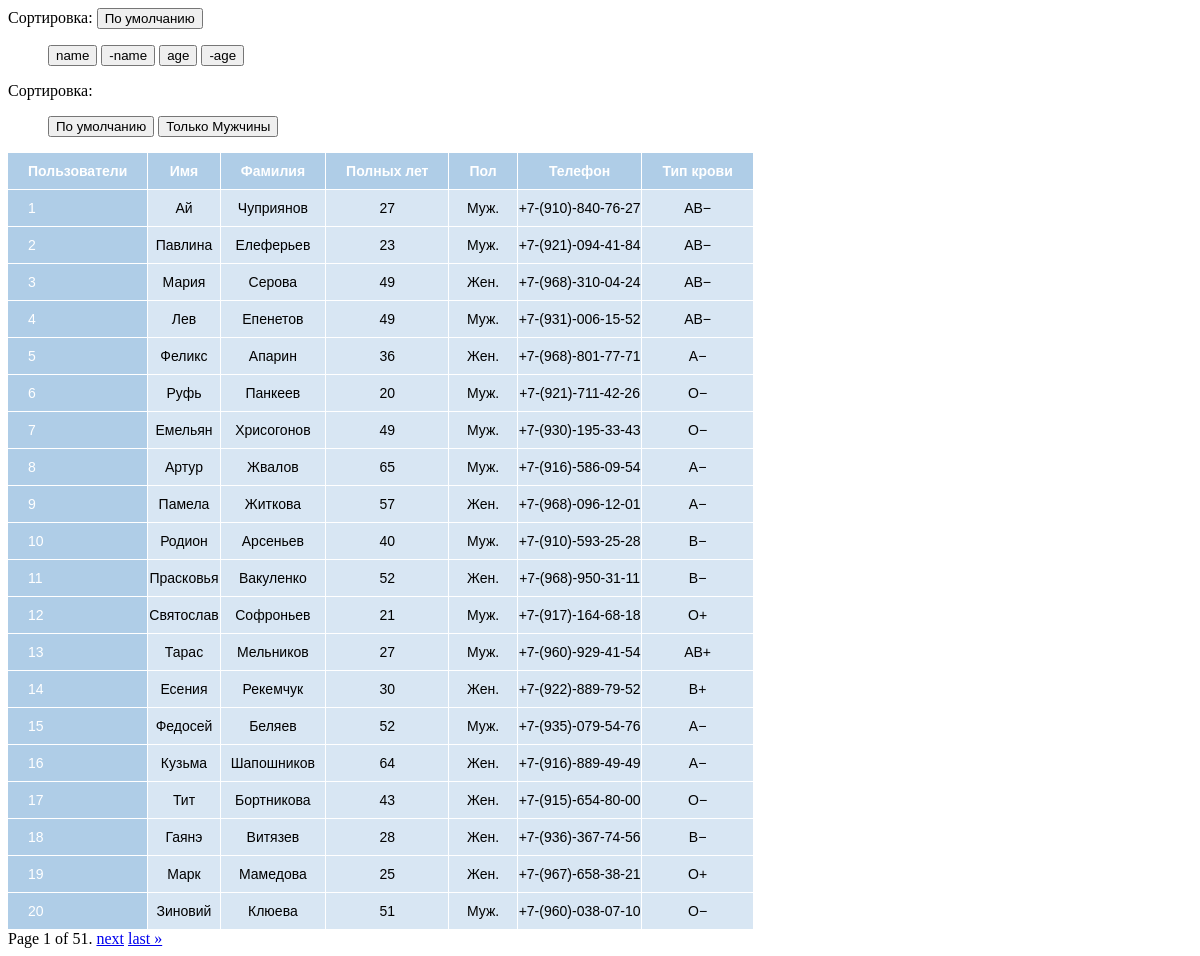
The page / on the database its author committed.
### newapp/models.py (models this page shows, shortened)
class UserModel(models.Model):
    _GENDER = [
        ('Man', "Man"),
        ('Woman', "Woman")
    ]
    name = models.CharField(max_length=255, null=False, blank=False)
    surname = models.CharField(max_length=255, null=False, blank=False)
    age = models.IntegerField(blank=False, null=False, validators=[MinValueValidator(18)])
    gender = models.CharField(max_length=5, choices=_GENDER, default="Man")
    phone_number = models.CharField(max_length=11, blank=True)
    blood_type = models.CharField(max_length=5, blank=True)

### newapp/views.py (the view, shortened to what this page needs)
# urls.py: path('', views.TableView.as_view(), name='table-views-page'),
class TableView(ListView):
    model = UserModel
    template_name = 'newapp/index.html'
    context_object_name = 'users'
    paginate_by = 20
    def get_queryset(self):
        if self.request.GET.get('filter_by'):
            filtering = self.request.GET.get('filter_by')
            queryset = UserModel.objects.filter(gender=filtering)
        else:
            queryset = UserModel.objects.all()
        return queryset

### templates/newapp/index.html (shortened to what this page needs)
{% extends 'base.html' %}
{% block content %}
{% if users %}
<form action="#" method="get" id="sortProduct">
  <div class="box sort pull-right">
    <span>Сортировка:</span>
    <button value="Сортировка" class="dropdown-toggle" type="submit" data-toggle="dropdown" id="menu2">
     <span class="dropdown-label">По умолчанию</span>
    </button>
   <ul class="dropdown-menu" role="menu" aria-labelledby="menu2">
      <input type="submit" name="orderby" value="name" title="А-Я">
      <input type="submit" name="orderby" value="-name" title="Я-А">
      <input type="submit" name="orderby" value="age" title="По возрасту (по возрастанию)">
      <input type="submit" name="orderby" value="-age" title="По возрасту (по убыванию)">
   </ul>
  </div>
</form>
<form action="#" method="get" id="filterProduct">
  <div class="box sort pull-right">
    <span>Сортировка:</span>
   <ul class="dropdown-menu" role="menu" aria-labelledby="menu3">
       <button type="submit" name="filter_by"  title="Все"> По умолчанию </button>
       <button type="submit" name="filter_by" value="Муж." title="Только мужчины"> Только Мужчины </button>
   </ul>
  </div>
</form>
<table>
<tr>
  <th>Пользователи</th>
  <th>Имя</th>
  <th>Фамилия</th>
  <th>Полных лет</th>
  <th>Пол</th>
  <th>Телефон</th>
  <th>Тип крови</th>
  </tr>
    {% for user in users %}
 <tr>
  <td>{{user.id}}</td>
  <td>{{user.name}}</td>
  <td>{{user.surname}}</td>
  <td>{{user.age}}</td>
  <td>{{user.gender}}</td>
  <td>{{user.phone_number}}</td>
  <td>{{user.blood_type}}</td>
 </tr>
    {% endfor %}
</table>
{% if is_paginated %}
        <div class="pagination">
    <span class="step-links">
        <span class="current">
            Page {{ page_obj.number }} of {{ page_obj.paginator.num_pages }}.
        </span>
        {% if page_obj.has_next %}
            <a href="?page={{ page_obj.next_page_number }}">next</a>
            <a href="?page={{ page_obj.paginator.num_pages }}">last &raquo;</a>
        {% endif %}
    </span>
</div>
    {% endif %}
{% else %}
    <p>No users found!!! :(</p>
{% endif %}
{% endblock %}

### templates/base.html (shortened to what this page needs)
{% load static %}
<!DOCTYPE html>
<html lang="en">
<head>
    <link href="{% static 'newapp/css/styles.css' %}" rel="stylesheet"/>
</head>
<body>
{% block content %}{% endblock %}
</body>
</html>

### static/newapp/css/styles.css (style rules this page uses)
table { font-family: "Lucida Sans Unicode", "Lucida Grande", Sans-Serif; font-size: 14px; border-collapse: collapse; text-align: center; }
th, td:first-child { background: #AFCDE7; color: white; padding: 10px 20px; }
th, td { border-style: solid; border-width: 0 1px 1px 0; border-color: white; }
td { background: #D8E6F3; }
th:first-child, td:first-child { text-align: left; }
.dropdown-menu { display: flex margin-right: 10px }

### rows shown on the page
UserModel: id "1", name "Ай", surname "Чуприянов", age "27", gender "Муж.", phone_number "+7-(910)-840-76-27", blood_type "AB−"
UserModel: id "2", name "Павлина", surname "Елеферьев", age "23", gender "Муж.", phone_number "+7-(921)-094-41-84", blood_type "AB−"
UserModel: id "3", name "Мария", surname "Серова", age "49", gender "Жен.", phone_number "+7-(968)-310-04-24", blood_type "AB−"
UserModel: id "4", name "Лев", surname "Епенетов", age "49", gender "Муж.", phone_number "+7-(931)-006-15-52", blood_type "AB−"
UserModel: id "5", name "Феликс", surname "Апарин", age "36", gender "Жен.", phone_number "+7-(968)-801-77-71", blood_type "A−"
UserModel: id "6", name "Руфь", surname "Панкеев", age "20", gender "Муж.", phone_number "+7-(921)-711-42-26", blood_type "O−"
UserModel: id "7", name "Емельян", surname "Хрисогонов", age "49", gender "Муж.", phone_number "+7-(930)-195-33-43", blood_type "O−"
UserModel: id "8", name "Артур", surname "Жвалов", age "65", gender "Муж.", phone_number "+7-(916)-586-09-54", blood_type "A−"
UserModel: id "9", name "Памела", surname "Житкова", age "57", gender "Жен.", phone_number "+7-(968)-096-12-01", blood_type "A−"
UserModel: id "10", name "Родион", surname "Арсеньев", age "40", gender "Муж.", phone_number "+7-(910)-593-25-28", blood_type "B−"
UserModel: id "11", name "Прасковья", surname "Вакуленко", age "52", gender "Жен.", phone_number "+7-(968)-950-31-11", blood_type "B−"
UserModel: id "12", name "Святослав", surname "Софроньев", age "21", gender "Муж.", phone_number "+7-(917)-164-68-18", blood_type "O+"
UserModel: id "13", name "Тарас", surname "Мельников", age "27", gender "Муж.", phone_number "+7-(960)-929-41-54", blood_type "AB+"
UserModel: id "14", name "Есения", surname "Рекемчук", age "30", gender "Жен.", phone_number "+7-(922)-889-79-52", blood_type "B+"
UserModel: id "15", name "Федосей", surname "Беляев", age "52", gender "Муж.", phone_number "+7-(935)-079-54-76", blood_type "A−"
UserModel: id "16", name "Кузьма", surname "Шапошников", age "64", gender "Жен.", phone_number "+7-(916)-889-49-49", blood_type "A−"
UserModel: id "17", name "Тит", surname "Бортникова", age "43", gender "Жен.", phone_number "+7-(915)-654-80-00", blood_type "O−"
UserModel: id "18", name "Гаянэ", surname "Витязев", age "28", gender "Жен.", phone_number "+7-(936)-367-74-56", blood_type "B−"
UserModel: id "19", name "Марк", surname "Мамедова", age "25", gender "Жен.", phone_number "+7-(967)-658-38-21", blood_type "O+"
UserModel: id "20", name "Зиновий", surname "Клюева", age "51", gender "Муж.", phone_number "+7-(960)-038-07-10", blood_type "O−"

### other values the page prints
{{ page_obj.number }} "1"
{{ page_obj.paginator.num_pages }} "51"
